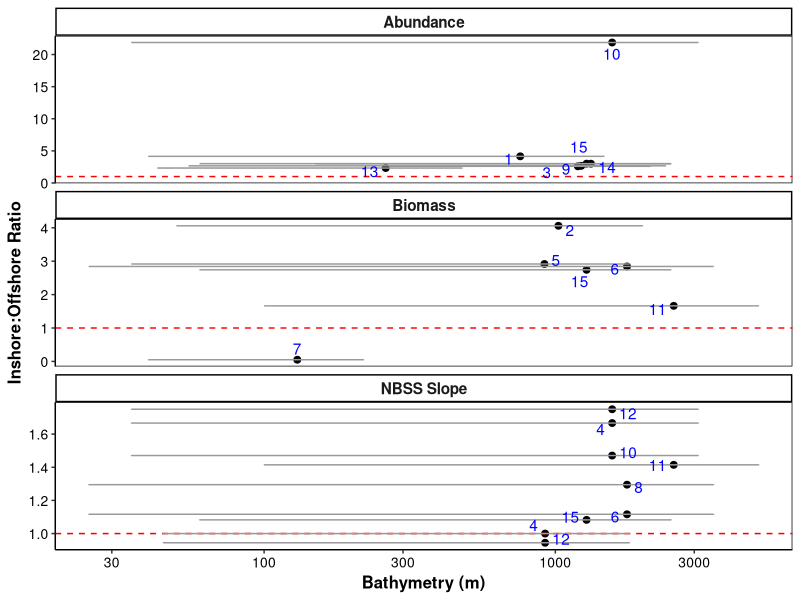
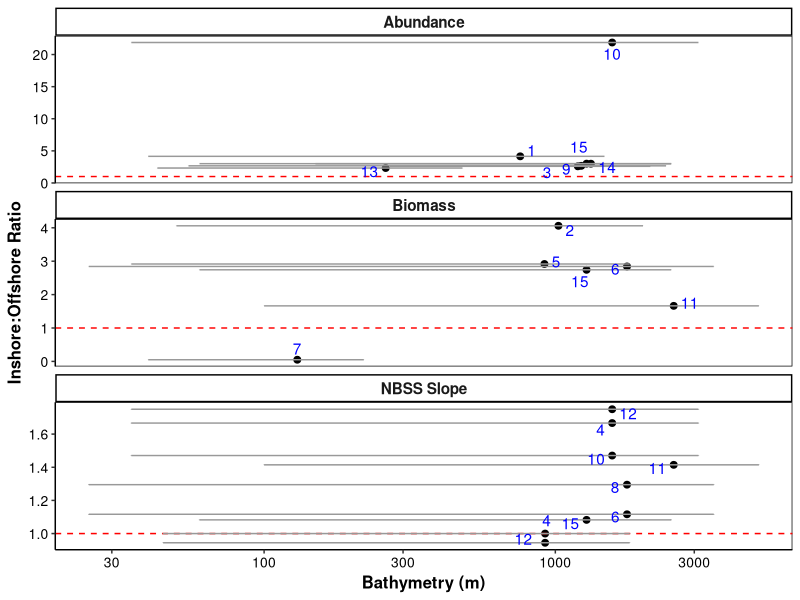

Reproduce these figures in R, in order.
# Multi-study plots

library(tidyverse)
library(ggrepel)

mydata <- read_csv("../Data/Mulistudy plot data.csv")
head(mydata)
mydata$extra <- 1

# The palette:
cbPalette <- c('#a6cee3','#1f78b4','#b2df8a','#33a02c','#fb9a99','#e31a1c','#fdbf6f','#ff7f00','#cab2d6')
cbPalette2 <- c('#e41a1c','#377eb8','#4daf4a','#984ea3','#ff7f00','#ffff33','#a65628','#f781bf','#999999')


set.seed(1)

p1 <- ggplot(mydata, aes(y = Ratio, x = Bathy, label = `Reference Number`)) + geom_point(size = 2) +
  facet_wrap(~Parameter, scales = "free_y", ncol = 1) + theme_classic() + geom_hline(yintercept = 1, col= "red", lty=2) +
  ylab("Inshore:Offshore Ratio") + geom_errorbarh(aes(xmin=Inhore_Bath, xmax=Offshore_Bathy), col = "grey60")+
  scale_x_log10()+ xlab("Bathymetry (m)") + geom_text_repel(col="blue")+
  #scale_color_manual(values=cbPalette) +
  theme(axis.title = element_text(face = "bold", size = 12),
        axis.text = element_text(colour = "black", size = 10),
        strip.text = element_text(face = "bold", size = 11),
        legend.title = element_text(face = "bold", size = 11),
        panel.background = element_rect(fill = NA, color = "black"))
p1

ggsave("../Plots/Multistudy plot.png", dpi = 600, height = 12, width = 12, units = "cm")
